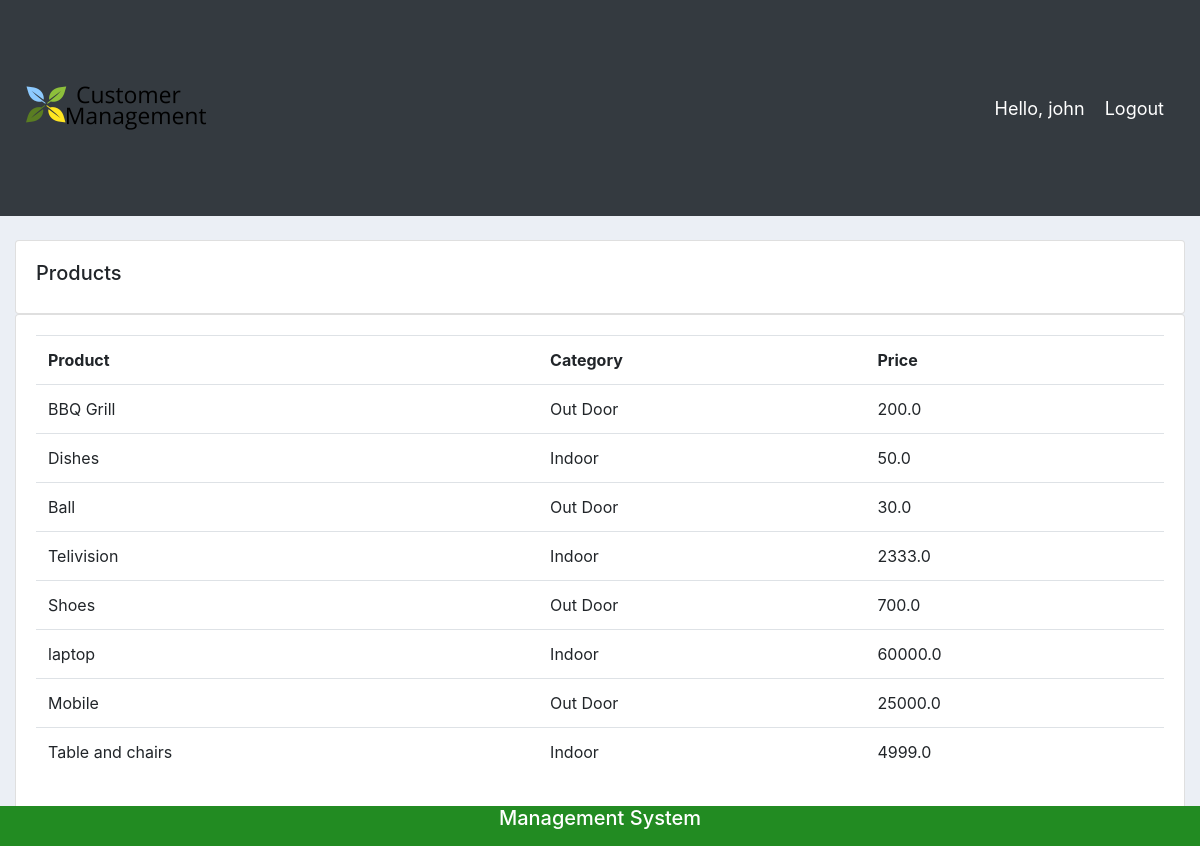
/products/ (signed in), run on the app's committed database.
### accounts/models.py (models this page shows, shortened)
class Product(models.Model):
	CATEGORY = (
			('Indoor', 'Indoor'),
			('Out Door', 'Out Door'),
			)
	name = models.CharField(max_length=200, null=True)
	price = models.FloatField(null=True)
	category = models.CharField(max_length=200, null=True, choices=CATEGORY)
	description = models.CharField(max_length=200, null=True, blank=True)
	date_created = models.DateTimeField(auto_now_add=True, null=True)
	tags = models.ManyToManyField(Tag)

### accounts/views.py (the view)
# urls.py: path('products/', views.products, name='products'),
def products(request):
	products = Product.objects.all()
	return render(request, 'accounts/products.html', {'products':products})

### accounts/accounts/templates/accounts/products.html
{%  extends 'accounts/main.html' %}
{% block content %}
		<br>
		<div class="row">
			<div class="col-md">
				<div class="card card-body">
					<h5>Products</h5>
				</div>
				<div class="card card-body">
					<table class="table">
						<tr>
							<th>Product</th>
							<th>Category</th>
							<th>Price</th>
						</tr>
						{% for i in products %}
							<tr>
								<td>{{i.name}}</td>
								<td>{{i.category}}</td>
								<td>{{i.price}}</td>
							</tr>
						{% endfor %}
					</table>
				</div>
			</div>
		</div>
{% endblock content %}

### accounts/accounts/templates/accounts/navbar.html (shortened to what this page needs)
{% load static %}
<nav class="navbar navbar-expand-lg navbar-dark bg-dark">
 <img src="{% static 'images/download.png' %}">
  <span class="hello-msg">Hello, {{request.user}}</span>
  <span ><a  class="hello-msg" href="{% url 'logout' %}">Logout</a></span>
</nav>

### static/css/main.css (style rules this page uses)
body { background-color: #ebeff5; }

### accounts/accounts/templates/accounts/navbar.html (style rules this page uses)
.hello-msg { font-size: 18px; color: #fff; margin-right: 20px; }

### data on the page
Product: name "BBQ Grill", category "Out Door", price "200.0"
Product: name "Dishes", category "Indoor", price "50.0"
Product: name "Ball", category "Out Door", price "30.0"
Product: name "Telivision", category "Indoor", price "2333.0"
Product: name "Shoes", category "Out Door", price "700.0"
Product: name "laptop", category "Indoor", price "60000.0"
Product: name "Mobile", category "Out Door", price "25000.0"
Product: name "Table and chairs", category "Indoor", price "4999.0"

### other printed values
{{ request.user }} "john"
